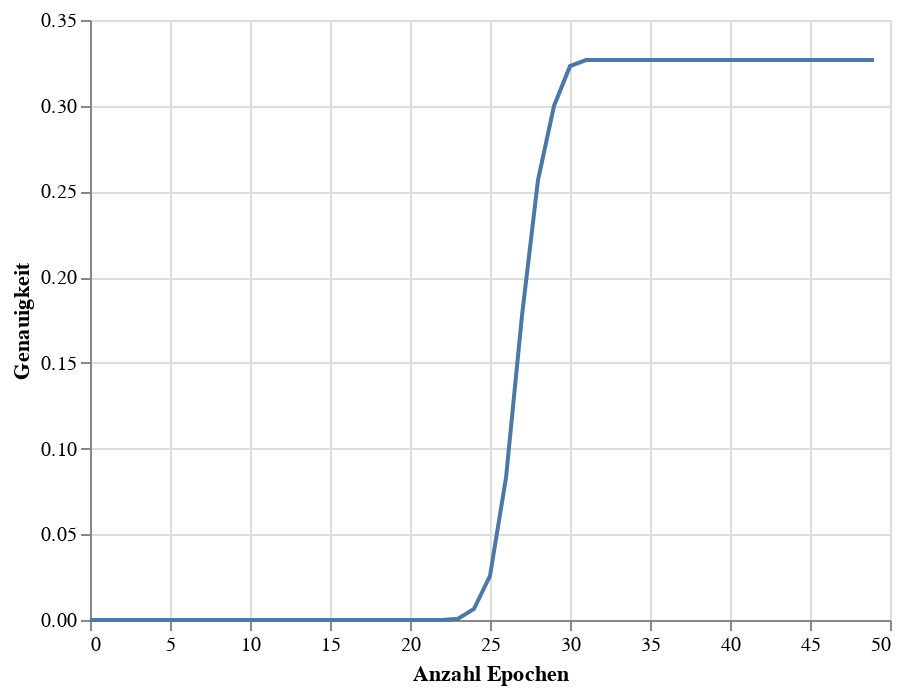

The notebook cell this image was saved under:
### Code cell
accuracy_chart = alt.Chart(accuracy_df).mark_line().encode(
    x=alt.X('Epoch',title = 'Anzahl Epochen'),
    y=alt.Y('Accuracy', title = 'Genauigkeit')
)
accuracy_chart

### Figure 1 — Vega-Lite specification as saved in the notebook (floating-point values rounded to 4 significant figures)
{"config": {"view": {"continuousWidth": 400, "continuousHeight": 300}}, "data": {"name": "data-87ac3f33418d7040027abb45ec470a63"}, "mark": "line", "encoding": {"x": {"field": "Epoch", "title": "Anzahl Epochen", "type": "quantitative"}, "y": {"field": "Accuracy", "title": "Genauigkeit", "type": "quantitative"}}, "$schema": "https://vega.github.io/schema/vega-lite/v4.17.0.json", "datasets": {"data-87ac3f33418d7040027abb45ec470a63": [{"Epoch": 0, "Accuracy": 0.0}, {"Epoch": 1, "Accuracy": 0.0}, {"Epoch": 2, "Accuracy": 0.0}, {"Epoch": 3, "Accuracy": 0.0}, {"Epoch": 4, "Accuracy": 0.0}, {"Epoch": 5, "Accuracy": 0.0}, {"Epoch": 6, "Accuracy": 0.0}, {"Epoch": 7, "Accuracy": 0.0}, {"Epoch": 8, "Accuracy": 0.0}, {"Epoch": 9, "Accuracy": 0.0}, {"Epoch": 10, "Accuracy": 0.0}, {"Epoch": 11, "Accuracy": 0.0}, {"Epoch": 12, "Accuracy": 0.0}, {"Epoch": 13, "Accuracy": 0.0}, {"Epoch": 14, "Accuracy": 0.0}, {"Epoch": 15, "Accuracy": 0.0}, {"Epoch": 16, "Accuracy": 0.0}, {"Epoch": 17, "Accuracy": 0.0}, {"Epoch": 18, "Accuracy": 0.0}, {"Epoch": 19, "Accuracy": 0.0}, {"Epoch": 20, "Accuracy": 0.0}, {"Epoch": 21, "Accuracy": 0.0}, {"Epoch": 22, "Accuracy": 0.0}, {"Epoch": 23, "Accuracy": 0.0007148}, {"Epoch": 24, "Accuracy": 0.006433}, {"Epoch": 25, "Accuracy": 0.02573}, {"Epoch": 26, "Accuracy": 0.08292}, {"Epoch": 27, "Accuracy": 0.1776}, {"Epoch": 28, "Accuracy": 0.2566}, {"Epoch": 29, "Accuracy": 0.2999}, {"Epoch": 30, "Accuracy": 0.3231}, {"Epoch": 31, "Accuracy": 0.3267}, {"Epoch": 32, "Accuracy": 0.3267}, {"Epoch": 33, "Accuracy": 0.3267}, {"Epoch": 34, "Accuracy": 0.3267}, {"Epoch": 35, "Accuracy": 0.3267}, {"Epoch": 36, "Accuracy": 0.3267}, {"Epoch": 37, "Accuracy": 0.3267}, {"Epoch": 38, "Accuracy": 0.3267}, {"Epoch": 39, "Accuracy": 0.3267}, {"Epoch": 40, "Accuracy": 0.3267}, {"Epoch": 41, "Accuracy": 0.3267}, {"Epoch": 42, "Accuracy": 0.3267}, {"Epoch": 43, "Accuracy": 0.3267}, {"Epoch": 44, "Accuracy": 0.3267}, {"Epoch": 45, "Accuracy": 0.3267}, {"Epoch": 46, "Accuracy": 0.3267}, {"Epoch": 47, "Accuracy": 0.3267}, {"Epoch": 48, "Accuracy": 0.3267}, {"Epoch": 49, "Accuracy": 0.3267}]}}
